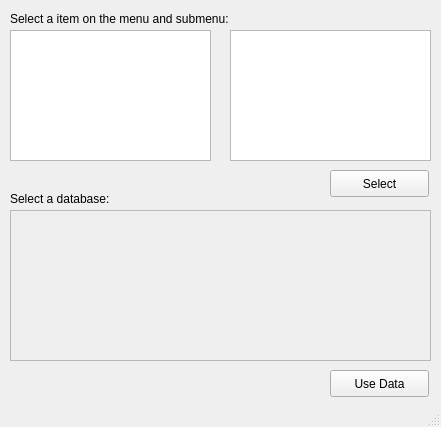
<?xml version="1.0" encoding="UTF-8"?>
<ui version="4.0">
 <class>FromWebWindow</class>
 <widget class="QMainWindow" name="FromWebWindow">
  <property name="geometry">
   <rect>
    <x>0</x>
    <y>0</y>
    <width>441</width>
    <height>427</height>
   </rect>
  </property>
  <property name="windowTitle">
   <string>ADNI Data From Web</string>
  </property>
  <widget class="QWidget" name="centralwidget">
   <widget class="QLabel" name="labelSelectMenu">
    <property name="geometry">
     <rect>
      <x>10</x>
      <y>10</y>
      <width>281</width>
      <height>17</height>
     </rect>
    </property>
    <property name="text">
     <string>Select a item on the menu and submenu:</string>
    </property>
   </widget>
   <widget class="QListWidget" name="listMainMenu">
    <property name="geometry">
     <rect>
      <x>10</x>
      <y>30</y>
      <width>201</width>
      <height>131</height>
     </rect>
    </property>
   </widget>
   <widget class="QListWidget" name="listSubMenu">
    <property name="geometry">
     <rect>
      <x>230</x>
      <y>30</y>
      <width>201</width>
      <height>131</height>
     </rect>
    </property>
   </widget>
   <widget class="QPushButton" name="buttonConfirm">
    <property name="geometry">
     <rect>
      <x>330</x>
      <y>170</y>
      <width>99</width>
      <height>27</height>
     </rect>
    </property>
    <property name="text">
     <string>Select</string>
    </property>
   </widget>
   <widget class="QListWidget" name="listData">
    <property name="enabled">
     <bool>false</bool>
    </property>
    <property name="geometry">
     <rect>
      <x>10</x>
      <y>210</y>
      <width>421</width>
      <height>151</height>
     </rect>
    </property>
    <property name="autoFillBackground">
     <bool>true</bool>
    </property>
   </widget>
   <widget class="QPushButton" name="buttonConfirmDownload">
    <property name="geometry">
     <rect>
      <x>330</x>
      <y>370</y>
      <width>99</width>
      <height>27</height>
     </rect>
    </property>
    <property name="text">
     <string>Use Data</string>
    </property>
   </widget>
   <widget class="QLabel" name="labelSelectData">
    <property name="geometry">
     <rect>
      <x>10</x>
      <y>190</y>
      <width>131</width>
      <height>17</height>
     </rect>
    </property>
    <property name="text">
     <string>Select a database:</string>
    </property>
   </widget>
  </widget>
  <widget class="QStatusBar" name="statusBar"/>
 </widget>
 <resources/>
 <connections/>
</ui>
